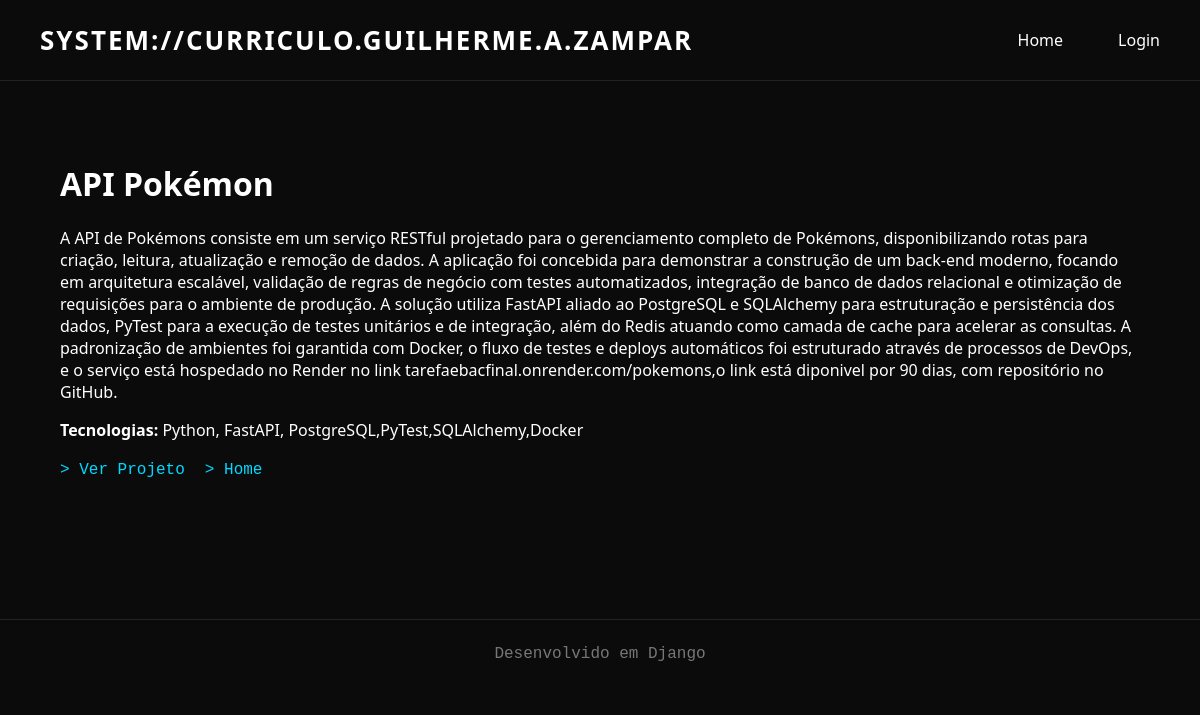
/projeto/1/, run on the app's committed database.
### curriculo/models.py (models this page shows)
class Projeto(models.Model):
    nome= models.CharField(max_length=100)
    descricao=models.TextField()
    tecnologia=models.CharField(max_length=100)
    github=models.URLField()

### curriculo/views.py (the view)
# urls.py: path("projeto/<int:id>/",detalhe,name='detalhe'),
def detalhe(request,id):
    projeto=get_object_or_404(Projeto,id=id)
    contexto={"projeto":projeto}
    return render(request,'curriculo/detalhe.html',contexto)

### curriculo/templates/curriculo/detalhe.html
{% extends 'curriculo/base.html'  %}
{% block content %}
<h1>{{projeto.nome}}</h1>
<p>{{projeto.descricao}}</p>
<p><strong>Tecnologias: </strong>{{projeto.tecnologia}}</p>
<div class="acoes-projeto">
    <a href="{{ projeto.github }}" target="_blank">> Ver Projeto</a>
    <a href="{% url 'home' %}">> Home</a>
</div>
{% endblock %}

### curriculo/static/curriculo/css/style.css (style rules this page uses)
* { box-sizing: border-box; }
body { margin: 0; padding: 0; background: #0b0b0b; color: #ffffff; font-family: "Segoe UI", sans-serif; }
h1, h2, h3 { color: #ffffff; }
a { text-decoration: none; }
.acoes-projeto { display: flex; gap: 20px; margin-top: 20px; }
.acoes-projeto a { color: #00d9ff; font-family: "Courier New", monospace; }

### data on the page
Projeto: nome "API Pokémon", descricao "A API de Pokémons consiste em um serviço RESTful projetado para o gerenciamento completo de Pokémons, disponibilizando rotas para criação, leitura, atualização e remoção de dados. A aplicação foi concebida para demonstrar a construção de um back-end moderno, focando em arquitetura escalável, validação de regras de negócio com testes automatizados, integração de banco de dados relacional e otimização de requisições para o ambiente de produção. A solução utiliza FastAPI aliado ao PostgreSQL e SQLAlchemy para estruturação e persistência dos dados, PyTest para a execução de testes unitários e de integração, além do Redis atuando como camada de cache para acelerar as consultas. A padronização de…", tecnologia "Python, FastAPI, PostgreSQL,PyTest,SQLAlchemy,Docker"
